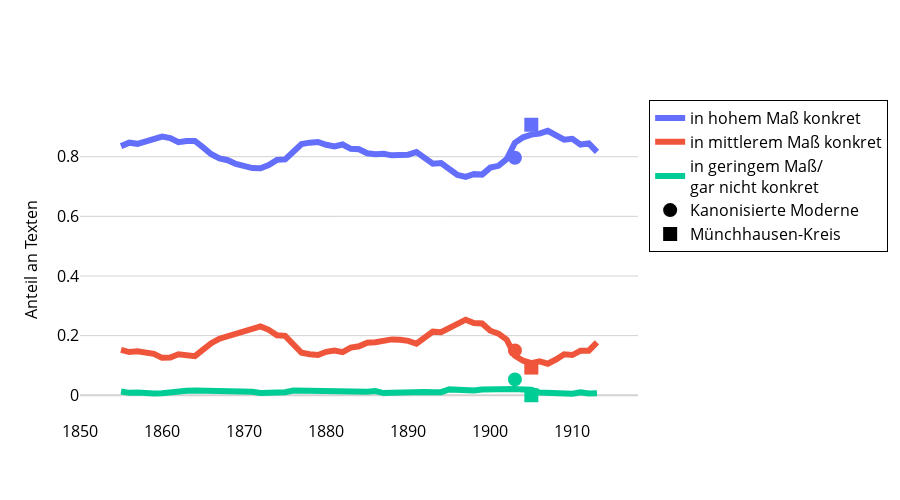

The notebook cell this image was saved under:
### Markdown cell above
# Konkretheit

### Code cell
meta_plot = ts[[
    'konkret_high_share_smoothed', 
    'konkret_med_share_smoothed', 
    'konkret_low_share_smoothed',
]]
meta_plot.columns = [
    'in hohem Maß konkret', 
    'in mittlerem Maß konkret', 
    'in geringem Maß/<br>gar nicht konkret',
]
save_ts_data(meta_plot, prefix='06_10_Konkretheit_')

fig = create_ts_plot(
    data = meta_plot, 
    columns = meta_plot.columns, 
    y_axis_title = 'Anteil an Texten',
    add_corporas = sub_df, add_corpora_names = sub_names,
    add_corpora_categories = ['konkret_high', 'konkret_med', 'konkret_low',]
)
fig = update_fig_for_publication(fig)
fig.write_image(f"plots/6.10 Konkretheit im Zeitverlauf.pdf")
fig.show()

### Figure 1 — Plotly figure (JSON) as saved in the notebook; plotly's stock layout.template omitted (floating-point values rounded to 4 significant figures)
{"data": [{"line": {"color": "#636EFA", "width": 6}, "mode": "lines", "name": "in hohem Maß konkret", "type": "scatter", "x": [1850, 1851, 1852, 1853, 1854, 1855, 1856, 1857, 1858, 1859, 1860, 1861, 1862, 1863, 1864, 1865, 1866, 1867, 1868, 1869, 1870, 1871, 1872, 1873, 1874, 1875, 1876, 1877, 1878, 1879, 1880, 1881, 1882, 1883, 1884, 1885, 1886, 1887, 1888, 1889, 1890, 1891, 1892, 1893, 1894, 1895, 1896, 1897, 1898, 1899, 1900, 1901, 1902, 1903, 1904, 1905, 1906, 1907, 1908, 1909, 1910, 1911, 1912, 1913, 1914, 1915, 1916, 1917, 1918], "y": [null, null, null, null, null, 0.8355, 0.847, 0.8432, 0.8509, 0.8551, 0.8677, 0.8625, 0.8487, 0.8525, 0.853, 0.8314, 0.8084, 0.794, 0.7882, 0.7754, 0.7687, 0.7619, 0.7613, 0.7722, 0.7894, 0.7908, 0.8164, 0.8426, 0.8471, 0.8492, 0.8401, 0.8348, 0.8409, 0.8265, 0.8251, 0.8116, 0.808, 0.81, 0.8045, 0.8041, 0.8067, 0.8157, 0.795, 0.7766, 0.7787, 0.7556, 0.7386, 0.7325, 0.7415, 0.74, 0.7633, 0.7694, 0.792, 0.8467, 0.865, 0.8742, 0.8774, 0.8866, 0.8736, 0.8569, 0.8601, 0.8406, 0.8448, 0.8161, null, null, null, null, null]}, {"line": {"color": "#EF553B", "width": 6}, "mode": "lines", "name": "in mittlerem Maß konkret", "type": "scatter", "x": [1850, 1851, 1852, 1853, 1854, 1855, 1856, 1857, 1858, 1859, 1860, 1861, 1862, 1863, 1864, 1865, 1866, 1867, 1868, 1869, 1870, 1871, 1872, 1873, 1874, 1875, 1876, 1877, 1878, 1879, 1880, 1881, 1882, 1883, 1884, 1885, 1886, 1887, 1888, 1889, 1890, 1891, 1892, 1893, 1894, 1895, 1896, 1897, 1898, 1899, 1900, 1901, 1902, 1903, 1904, 1905, 1906, 1907, 1908, 1909, 1910, 1911, 1912, 1913, 1914, 1915, 1916, 1917, 1918], "y": [null, null, null, null, null, 0.1522, 0.1449, 0.1478, 0.1434, 0.1391, 0.1255, 0.1263, 0.1373, 0.1323, 0.1309, 0.1527, 0.1747, 0.1896, 0.1977, 0.2094, 0.2183, 0.2268, 0.2308, 0.2194, 0.201, 0.1993, 0.168, 0.1426, 0.1375, 0.1351, 0.1457, 0.1501, 0.1447, 0.1596, 0.1642, 0.1764, 0.1779, 0.1826, 0.1873, 0.1862, 0.1824, 0.1727, 0.1939, 0.2132, 0.2111, 0.2248, 0.2439, 0.2534, 0.2425, 0.2406, 0.2164, 0.2068, 0.1863, 0.1325, 0.1157, 0.1076, 0.1137, 0.1057, 0.1198, 0.1375, 0.1349, 0.1495, 0.1494, 0.177, null, null, null, null, null]}, {"line": {"color": "#00CC96", "width": 6}, "mode": "lines", "name": "in geringem Maß/<br>gar nicht konkret", "type": "scatter", "x": [1850, 1851, 1852, 1853, 1854, 1855, 1856, 1857, 1858, 1859, 1860, 1861, 1862, 1863, 1864, 1865, 1866, 1867, 1868, 1869, 1870, 1871, 1872, 1873, 1874, 1875, 1876, 1877, 1878, 1879, 1880, 1881, 1882, 1883, 1884, 1885, 1886, 1887, 1888, 1889, 1890, 1891, 1892, 1893, 1894, 1895, 1896, 1897, 1898, 1899, 1900, 1901, 1902, 1903, 1904, 1905, 1906, 1907, 1908, 1909, 1910, 1911, 1912, 1913, 1914, 1915, 1916, 1917, 1918], "y": [null, null, null, null, null, 0.01233, 0.008094, 0.009052, 0.005675, 0.005755, 0.006802, 0.01118, 0.01392, 0.0152, 0.01608, 0.01594, 0.0169, 0.01634, 0.01403, 0.01517, 0.01303, 0.01136, 0.007881, 0.008486, 0.009565, 0.009884, 0.01561, 0.01483, 0.01537, 0.01566, 0.01413, 0.01513, 0.01438, 0.0139, 0.01066, 0.01207, 0.01415, 0.007393, 0.008187, 0.009756, 0.01095, 0.01164, 0.0111, 0.01014, 0.0102, 0.01967, 0.01751, 0.01414, 0.01606, 0.01945, 0.02024, 0.02375, 0.02167, 0.02078, 0.01927, 0.01818, 0.008915, 0.007675, 0.006669, 0.005629, 0.005068, 0.009846, 0.005804, 0.006826, null, null, null, null, null]}, {"marker": {"color": ["#636EFA", "#EF553B", "#00CC96", "#AB63FA", "#FFA15A", "#19D3F3"], "size": 14, "symbol": "circle"}, "mode": "markers", "name": "Kanonisierte Moderne", "showlegend": false, "type": "scatter", "x": [1903, 1903, 1903, 1903], "y": [0.7965, 0.1504, 0.0531]}, {"marker": {"color": "black", "size": 14, "symbol": "circle"}, "mode": "markers", "name": "Kanonisierte Moderne", "type": "scatter", "x": [null], "y": [null]}, {"marker": {"color": ["#636EFA", "#EF553B", "#00CC96", "#AB63FA", "#FFA15A", "#19D3F3"], "size": 14, "symbol": "square"}, "mode": "markers", "name": "Münchhausen-Kreis", "showlegend": false, "type": "scatter", "x": [1905, 1905, 1905, 1905], "y": [0.9071, 0.09286, 0]}, {"marker": {"color": "black", "size": 14, "symbol": "square"}, "mode": "markers", "name": "Münchhausen-Kreis", "type": "scatter", "x": [null], "y": [null]}], "layout": {"font": {"color": "black"}, "height": 500, "legend": {"bordercolor": "black", "borderwidth": 1, "font": {"size": 16}, "traceorder": "normal"}, "paper_bgcolor": "white", "plot_bgcolor": "white", "width": 900, "xaxis": {"autorange": true, "color": "black", "gridcolor": "white", "range": [1850, 1918], "showgrid": false, "tickfont": {"size": 16}, "title": {"font": {"size": 16}}, "type": "linear"}, "yaxis": {"autorange": true, "color": "black", "gridcolor": "lightgray", "range": [-0.083, 0.9901], "tickfont": {"size": 16}, "title": {"font": {"size": 16}, "text": "Anteil an Texten"}, "type": "linear", "zerolinecolor": "lightgray"}}}
